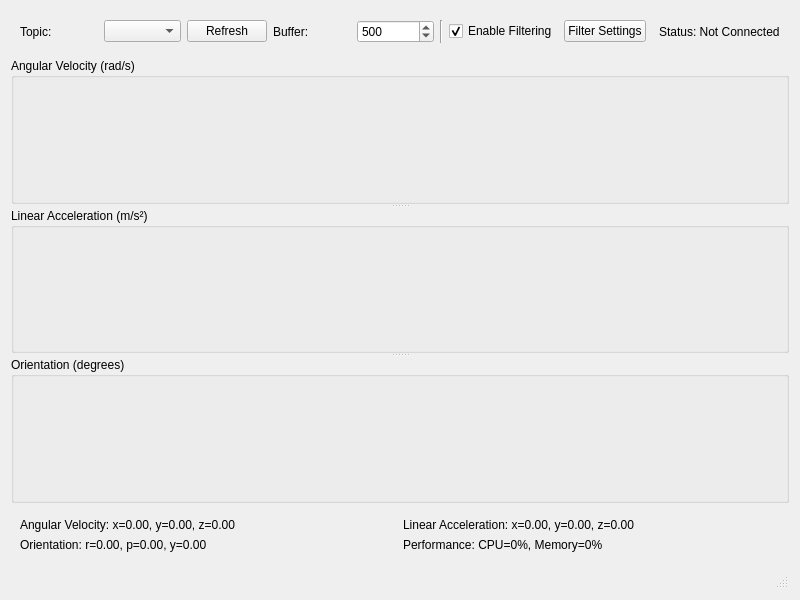
<?xml version="1.0" encoding="UTF-8"?>
<ui version="4.0">
 <class>IMUMonitor</class>
 <widget class="QWidget" name="IMUMonitor">
  <property name="geometry">
   <rect>
    <x>0</x>
    <y>0</y>
    <width>800</width>
    <height>600</height>
   </rect>
  </property>
  <layout class="QVBoxLayout" name="verticalLayout">
   <!-- 控制面板 -->
   <item>
    <widget class="QFrame" name="controlFrame">
     <layout class="QHBoxLayout" name="horizontalLayout">
      <item>
       <widget class="QLabel" name="topicLabel">
        <property name="text">
         <string>Topic:</string>
        </property>
       </widget>
      </item>
      <item>
       <widget class="QComboBox" name="topicComboBox">
        <property name="minimumWidth">
         <number>200</number>
        </property>
       </widget>
      </item>
      <item>
       <widget class="QPushButton" name="refreshButton">
        <property name="text">
         <string>Refresh</string>
        </property>
       </widget>
      </item>
      <item>
       <widget class="QLabel" name="bufferLabel">
        <property name="text">
         <string>Buffer:</string>
        </property>
       </widget>
      </item>
      <item>
       <widget class="QSpinBox" name="bufferSizeSpinBox">
        <property name="minimum">
         <number>100</number>
        </property>
        <property name="maximum">
         <number>10000</number>
        </property>
        <property name="value">
         <number>500</number>
        </property>
       </widget>
      </item>
      <item>
       <widget class="Line" name="line">
        <property name="orientation">
         <enum>Qt::Vertical</enum>
        </property>
       </widget>
      </item>
      <item>
       <widget class="QCheckBox" name="filteringCheckBox">
        <property name="text">
         <string>Enable Filtering</string>
        </property>
        <property name="checked">
         <bool>true</bool>
        </property>
       </widget>
      </item>
      <item>
       <widget class="QPushButton" name="filterSettingsButton">
        <property name="text">
         <string>Filter Settings</string>
        </property>
       </widget>
      </item>
      <item>
       <spacer name="horizontalSpacer">
        <property name="orientation">
         <enum>Qt::Horizontal</enum>
        </property>
       </spacer>
      </item>
      <item>
       <widget class="QLabel" name="statusLabel">
        <property name="text">
         <string>Status: Not Connected</string>
        </property>
       </widget>
      </item>
     </layout>
    </widget>
   </item>

   <!-- 图表区域 -->
   <item>
    <widget class="QSplitter" name="splitter">
     <property name="orientation">
      <enum>Qt::Vertical</enum>
     </property>
     <!-- 角速度图 -->
     <widget class="QGroupBox" name="angularVelGroup">
      <property name="title">
       <string>Angular Velocity (rad/s)</string>
      </property>
      <layout class="QVBoxLayout" name="angularVelLayout"/>
     </widget>
     <!-- 线加速度图 -->
     <widget class="QGroupBox" name="linearAccGroup">
      <property name="title">
       <string>Linear Acceleration (m/s²)</string>
      </property>
      <layout class="QVBoxLayout" name="linearAccLayout"/>
     </widget>
     <!-- 姿态图 -->
     <widget class="QGroupBox" name="orientationGroup">
      <property name="title">
       <string>Orientation (degrees)</string>
      </property>
      <layout class="QVBoxLayout" name="orientationLayout"/>
     </widget>
    </widget>
   </item>

   <!-- 信息显示区域 -->
   <item>
    <widget class="QFrame" name="infoFrame">
     <layout class="QGridLayout" name="gridLayout">
      <item row="0" column="0">
       <widget class="QLabel" name="angularVelLabel">
        <property name="text">
         <string>Angular Velocity: x=0.00, y=0.00, z=0.00</string>
        </property>
       </widget>
      </item>
      <item row="0" column="1">
       <widget class="QLabel" name="linearAccLabel">
        <property name="text">
         <string>Linear Acceleration: x=0.00, y=0.00, z=0.00</string>
        </property>
       </widget>
      </item>
      <item row="1" column="0">
       <widget class="QLabel" name="orientationLabel">
        <property name="text">
         <string>Orientation: r=0.00, p=0.00, y=0.00</string>
        </property>
       </widget>
      </item>
      <item row="1" column="1">
       <widget class="QLabel" name="performanceLabel">
        <property name="text">
         <string>Performance: CPU=0%, Memory=0%</string>
        </property>
       </widget>
      </item>
     </layout>
    </widget>
   </item>

   <!-- 状态栏 -->
   <item>
    <widget class="QStatusBar" name="statusBar"/>
   </item>
  </layout>
 </widget>
 <resources/>
 <connections/>
</ui>
